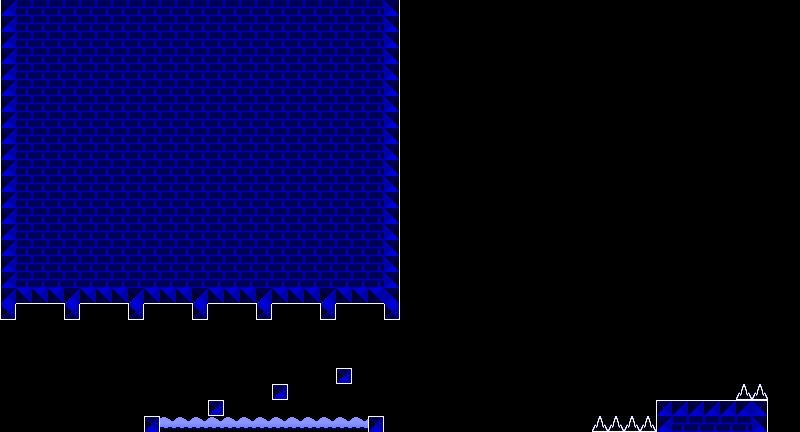

The image is a tile-based game level rendered from a .tmx file. Its description and source (layers, tilesets, objects; grid data summarised) follow:
An orthogonal 50x27 tile map with 16x16 px tiles, 2 tile layers (l2, l1), 2 tilesets and 36 objects.

<map version="1.10" tiledversion="1.11.2" orientation="orthogonal" renderorder="right-down" width="50" height="27" tilewidth="16" tileheight="16" infinite="0" nextlayerid="8" nextobjectid="475">
 <editorsettings>
  <export target="part_08.json" format="json" />
 </editorsettings>
 <properties>
  <property name="rarity" type="int" value="100" />
 </properties>
 <tileset firstgid="1" source="../famidash.tsx" />
 <tileset firstgid="16385" source="../sprites.tsx" />
 <layer id="4" name="l2" width="50" height="27">
  <data>[1350 cells, 673 non-empty, 9 distinct tile ids]</data>
 </layer>
 <layer id="1" name="l1" width="50" height="27">
  <data>[1350 cells, 691 non-empty, 11 distinct tile ids]</data>
 </layer>
 <objectgroup id="7" name="SP">
  <object id="428" gid="16464" x="0" y="336" width="16" height="16">
   <properties>
    <property name="enable rotation" type="bool" value="false" />
    <property name="rotation angle" type="int" value="0" />
    <property name="vflip" type="bool" value="true" />
   </properties>
  </object>
  <object id="430" gid="16464" x="64" y="336" width="16" height="16">
   <properties>
    <property name="enable rotation" type="bool" value="false" />
    <property name="rotation angle" type="int" value="0" />
    <property name="vflip" type="bool" value="true" />
   </properties>
  </object>
  <object id="431" gid="16464" x="128" y="336" width="16" height="16">
   <properties>
    <property name="enable rotation" type="bool" value="false" />
    <property name="rotation angle" type="int" value="0" />
    <property name="vflip" type="bool" value="true" />
   </properties>
  </object>
  <object id="432" gid="16464" x="192" y="336" width="16" height="16">
   <properties>
    <property name="enable rotation" type="bool" value="false" />
    <property name="rotation angle" type="int" value="0" />
    <property name="vflip" type="bool" value="true" />
   </properties>
  </object>
  <object id="433" gid="16464" x="256" y="336" width="16" height="16">
   <properties>
    <property name="enable rotation" type="bool" value="false" />
    <property name="rotation angle" type="int" value="0" />
    <property name="vflip" type="bool" value="true" />
   </properties>
  </object>
  <object id="434" gid="16464" x="320" y="336" width="16" height="16">
   <properties>
    <property name="enable rotation" type="bool" value="false" />
    <property name="rotation angle" type="int" value="0" />
    <property name="vflip" type="bool" value="true" />
   </properties>
  </object>
  <object id="435" gid="16464" x="384" y="336" width="16" height="16">
   <properties>
    <property name="enable rotation" type="bool" value="false" />
    <property name="rotation angle" type="int" value="0" />
    <property name="vflip" type="bool" value="true" />
   </properties>
  </object>
  <object id="436" gid="16464" x="384" y="432" width="16" height="16" />
  <object id="440" gid="16464" x="128" y="432" width="16" height="16" />
  <object id="441" gid="16464" x="64" y="432" width="16" height="16" />
  <object id="442" gid="16464" x="0" y="432" width="16" height="16" />
  <object id="444" gid="16463" x="272" y="416" width="16" height="16">
   <properties>
    <property name="enable rotation" type="bool" value="false" />
    <property name="rotation angle" type="int" value="0" />
    <property name="vflip" type="bool" value="true" />
   </properties>
  </object>
  <object id="445" gid="16463" x="208" y="432" width="16" height="16">
   <properties>
    <property name="enable rotation" type="bool" value="false" />
    <property name="rotation angle" type="int" value="0" />
    <property name="vflip" type="bool" value="true" />
   </properties>
  </object>
  <object id="446" gid="16463" x="336" y="400" width="16" height="16">
   <properties>
    <property name="enable rotation" type="bool" value="false" />
    <property name="rotation angle" type="int" value="0" />
    <property name="vflip" type="bool" value="true" />
   </properties>
  </object>
  <object id="447" gid="16436" x="6" y="396.5" width="16" height="16" />
  <object id="449" gid="16446" x="232" y="376" width="16" height="16" />
  <object id="451" gid="16403" x="624" y="416" width="16" height="16" />
  <object id="453" gid="16482" x="384" y="320" width="16" height="16" />
  <object id="454" gid="16485" x="384" y="320" width="16" height="16" />
  <object id="456" gid="16388" x="0" y="368" width="16" height="16">
   <properties>
    <property name="Channel" value="BG" />
    <property name="Color" type="color" value="#ff0000ff" />
    <property name="Frames" type="int" value="30" />
   </properties>
  </object>
  <object id="457" gid="16426" x="576" y="320" width="16" height="16" />
  <object id="458" gid="16426" x="624" y="320" width="16" height="16" />
  <object id="459" gid="16426" x="672" y="320" width="16" height="16" />
  <object id="460" gid="16426" x="720" y="320" width="16" height="16" />
  <object id="461" gid="16426" x="528" y="320" width="16" height="16" />
  <object id="462" gid="16487" x="720" y="320" width="16" height="16" />
  <object id="463" gid="16487" x="672" y="320" width="16" height="16" />
  <object id="464" gid="16487" x="624" y="320" width="16" height="16" />
  <object id="465" gid="16487" x="576" y="320" width="16" height="16" />
  <object id="466" gid="16487" x="528" y="320" width="16" height="16" />
  <object id="467" gid="16462" x="720" y="312" width="16" height="16" />
  <object id="468" gid="16462" x="672" y="312" width="16" height="16" />
  <object id="469" gid="16462" x="624" y="312" width="16" height="16" />
  <object id="470" gid="16462" x="576" y="312" width="16" height="16" />
  <object id="471" gid="16462" x="528" y="312" width="16" height="16" />
  <object id="474" gid="16388" x="0" y="384" width="16" height="16">
   <properties>
    <property name="Channel" value="GROUND" />
    <property name="Color" type="color" value="#ff0000ff" />
    <property name="Frames" type="int" value="30" />
   </properties>
  </object>
 </objectgroup>
</map>
